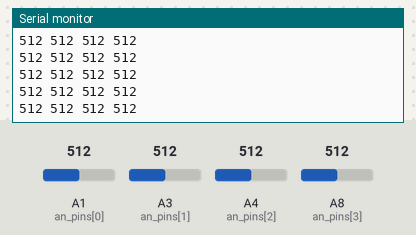
The sketch below on a simulated Arduino Mega 2560, built with avr-gcc and run on an emulated ATmega2560. Parts: the last lines printed to the serial monitor. The test bench sets the inputs (shaded band); at power-on: A1 (an_pins[0]) = 512, A3 (an_pins[1]) = 512, A4 (an_pins[2]) = 512, A8 (an_pins[3]) = 512.

Above: at 1.2 s.
1.3 s: A1 (an_pins[0]) set to 716
At 1.32 s:
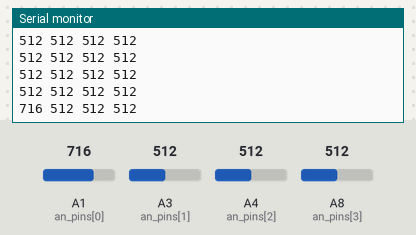
2.8 s: A3 (an_pins[1]) set to 716
At 2.84 s:
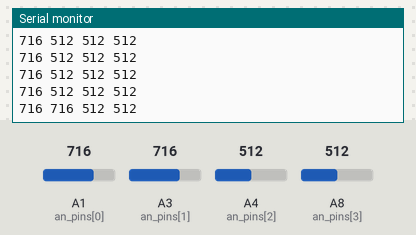
4.3 s: A4 (an_pins[2]) set to 716
At 4.35 s:
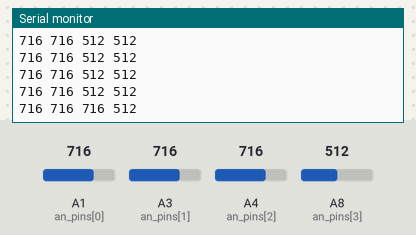
5.8 s: A8 (an_pins[3]) set to 716
At 5.87 s:
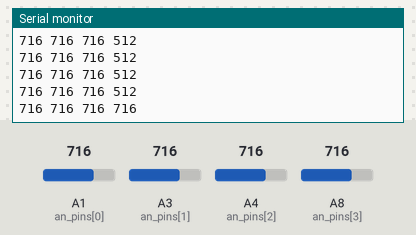
8.8 s: A1 (an_pins[0]) set to 992
At 8.8 s:
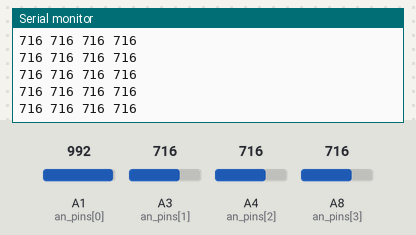
10.3 s: A3 (an_pins[1]) set to 992
At 10.32 s:
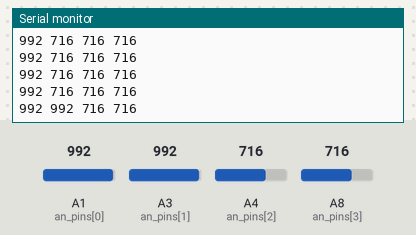
Timing chart, 0 to 12.8 s (numbered marks = the images above; inputs shaded):
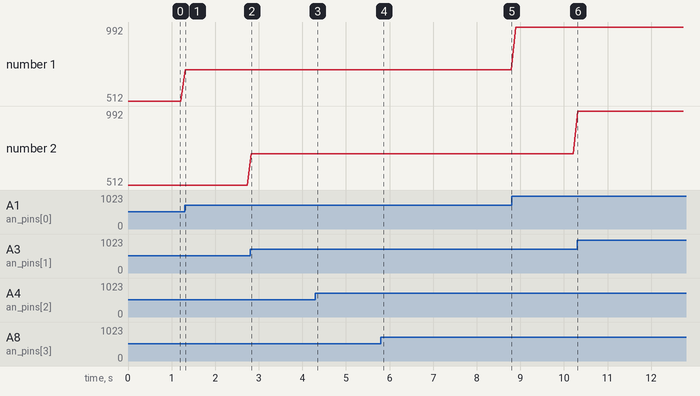

The sketch:

staingauge.ino
```cpp
int an_pins[4] = {A1, A3, A4,A8};
void setup() {
for(int i=0;i<3;i++)
pinMode(an_pins[i],INPUT);
Serial.begin(9600);
}

void loop() {
  // put your main code here, to run repeatedly:
for(int i=0;i<4;i++){
int k=analogRead(an_pins[i]);
Serial.print(k);Serial.print(' ');}
Serial.println();
delay(100);
}
```

Measured:
- after the input at 1.3 s, the serial monitor: prints a new line at once (image 1)
- after the input at 2.8 s, the serial monitor: prints a new line at once (image 2)
- after the input at 4.3 s, the serial monitor: prints a new line after 0.05 s (image 3)
- after the input at 5.8 s, the serial monitor: prints a new line after 0.06 s (image 4)
- after the input at 10.3 s, the serial monitor: prints a new line at once (image 6)
- plotted number 1: 512 → 716 after the input at 1.3 s, 716 → 992 after the input at 8.8 s
